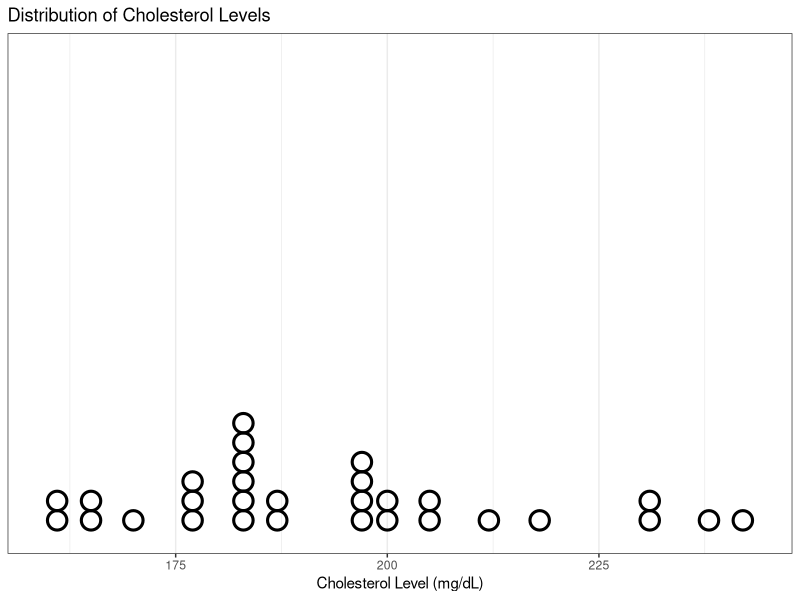

Write the R code that produced this figure.
## ---- chunk 1
#| include: false
library(knitr)
library(ggplot2)
## ---- chunk 2
#| results: asis
#| classes: excel

library(readxl)
cholest.df <- read_excel("datasets/cholest.xlsx")
 
rbind(colnames(cholest.df), head(cholest.df, n = 14), rep("...", ncol(cholest.df))) |>
  kable(format = "html", row.names = TRUE, col.names = LETTERS[1:ncol(cholest.df)])
## ---- chunk 3
#| fig-dpi: 300
#| fig-height: 3.5
#| fig-width: 7
#| out-width: 40%
#| fig-align: center
#| fig-cap: "**Figure:** Distribution of 30 participants' cholesterol levels."

ggplot(cholest.df, aes(x = level)) +
  geom_dotplot(fill = NA, stroke = 3, colour = "black", binwidth = (max(cholest.df$level) - min(cholest.df$level)) / 25, dotsize = 0.7) + 
  scale_y_continuous(breaks = NULL) +
  labs(y = NULL, x = "Cholesterol Level (mg/dL)", title = "Distribution of Cholesterol Levels") +
  theme_bw()
